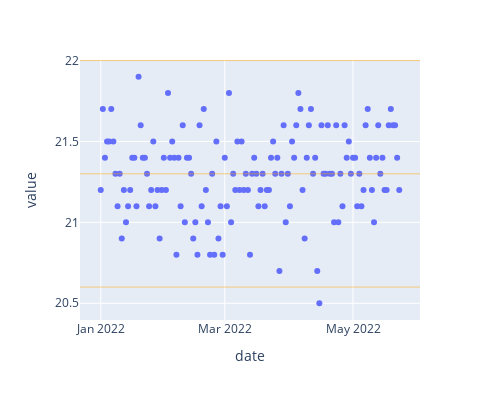

Notebook code for this chart:
### Code cell
# plotly
fig = px.scatter(df_ins_A, x='date', y='value', width=500, height=400)
fig.add_hline(df_ins_A['lower_spec'].iloc[-1], line_color='orange', line_width=0.5)
fig.add_hline(df_ins_A['target'].iloc[-1], line_color='orange', line_width=0.5)
fig.add_hline(df_ins_A['upper_spec'].iloc[-1], line_color='orange', line_width=0.5)

### Figure 1 — Plotly figure (JSON) as saved in the notebook; plotly's stock layout.template omitted (floating-point values rounded to 4 significant figures; data arrays with more than 128 entries replaced by an {"elided": "..."} marker saying what was removed)
{"data": [{"hovertemplate": "date=%{x}<br>value=%{y}<extra></extra>", "legendgroup": "", "marker": {"color": "#636efa", "symbol": "circle"}, "mode": "markers", "name": "", "orientation": "v", "showlegend": false, "type": "scatter", "x": {"elided": "143 str values"}, "xaxis": "x", "y": {"elided": "143 float values"}, "yaxis": "y"}], "layout": {"height": 400, "legend": {"tracegroupgap": 0}, "margin": {"t": 60}, "shapes": [{"line": {"color": "orange", "width": 0.5}, "type": "line", "x0": 0, "x1": 1, "xref": "x domain", "y0": 20.6, "y1": 20.6, "yref": "y"}, {"line": {"color": "orange", "width": 0.5}, "type": "line", "x0": 0, "x1": 1, "xref": "x domain", "y0": 21.3, "y1": 21.3, "yref": "y"}, {"line": {"color": "orange", "width": 0.5}, "type": "line", "x0": 0, "x1": 1, "xref": "x domain", "y0": 22, "y1": 22, "yref": "y"}], "width": 500, "xaxis": {"anchor": "y", "domain": [0, 1], "title": {"text": "date"}}, "yaxis": {"anchor": "x", "domain": [0, 1], "title": {"text": "value"}}}}
